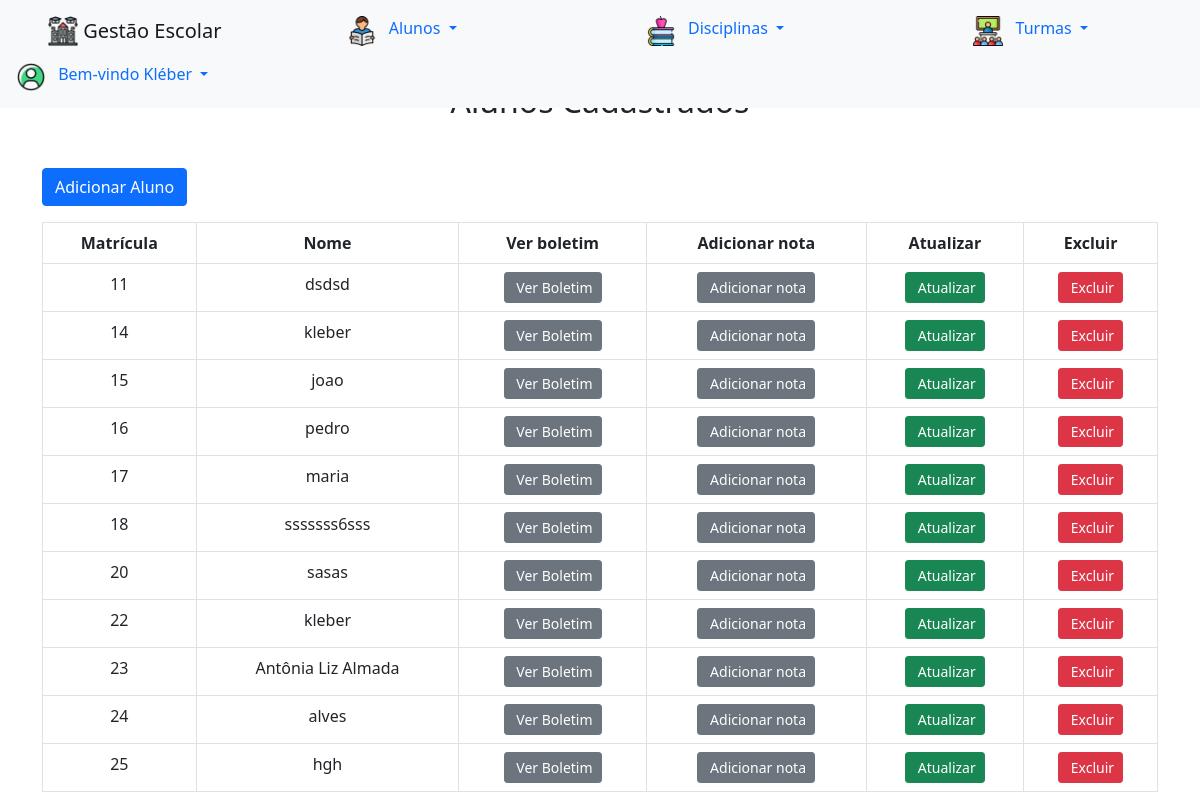
Screenshot of /alunos/alunos.php (signed in) with the database file from the repository.
### tables this page shows
CREATE TABLE IF NOT EXISTS `alunos` (
    `id` int(11) NOT NULL AUTO_INCREMENT,
    `nome` varchar(5000) DEFAULT NULL,
    `id_turma` int(11) DEFAULT NULL,
    PRIMARY KEY (`id`),
    KEY `turma_aluno` (`id_turma`),
    CONSTRAINT `turma_aluno` FOREIGN KEY (`id_turma`) REFERENCES `turmas` (`id`) ON DELETE NO ACTION ON UPDATE NO ACTION
    );

### db/database.php (called while the page is built, shortened)
<?php
function listarAlunos(){
    $conexao = conecta_bd();
    $query = $conexao->prepare("select * FROM alunos");
    $query->execute();
    $lista = $query->fetchAll(PDO::FETCH_ASSOC);
    return $lista;
}
?>

### alunos/alunos.php (the view, shortened to what this page needs)
<?php
require_once('../db/database.php');
?>
<!doctype html>
<html lang="pt-br">
<head>
    <link href="https://cdn.jsdelivr.net/npm/bootstrap@5.0.2/dist/css/bootstrap.min.css" rel="stylesheet">
</head>
<body>
    <?php
        include '../menu.php';
    ?>
    <h2 class="text-center h2 mt-3" style="padding-top: 66px;">Alunos Cadastrados</h2>
    <div class="container mt-5">
        <a href="/escola/alunos/cadastrar_aluno.php" class="mt-5">
            <button class="btn btn-primary" type="button">Adicionar Aluno</button>
        </a>
        <div class="table-responsive mt-3">
            <table class="table table-bordered" id="dataTable" width="100%" cellspacing="0">
                <thead>
                    <tr>
                        <th class="text-center">Matrícula</th>
                        <th class="text-center">Nome</th>
                        <th class="text-center" >Ver boletim</th>
                        <th class="text-center" >Adicionar nota</th>
                        <th class="text-center" data-orderable="false">Atualizar</th>
                        <th class="text-center" data-orderable="false">Excluir</th>
                    </tr>
                </thead>
                <tbody>
                    <?php
                    $alunos = listarAlunos();
                    foreach($alunos as $aluno):
                        ?>
                        <tr>
                            <td class="text-center"><?= $aluno['id'] ?></td>
                            <td class="text-center"><?= $aluno['nome'] ?></td>
                            <td class="text-center">
                                <a title="Ver Boletim" href="boletim_aluno.php?id=<?=$aluno['id']; ?>&nome=<?=$aluno['nome']; ?>"  class="btn btn-sm btn-secondary"><i class="fas fa-trash-alt">&nbsp;</i>Ver Boletim</a>
                            </td>
                            <td class="text-center">
                                <a title="Adicionar nota" href="adicionar_nota.php?id=<?=$aluno['id']; ?>&nome=<?=$aluno['nome']; ?>"  class="btn btn-sm btn-secondary"><i class="fas fa-trash-alt">&nbsp;</i>Adicionar nota</a>
                            </td>
                            <td class="text-center">
                                <a title="Atualizar" href="editar_aluno.php?id=<?=$aluno['id']; ?>" class="btn btn-sm btn-success"><i class="fas fa-edit">&nbsp;</i>Atualizar</a>
                            </td>
                            <td class="text-center">
                                <a title="Excluir" href="javascript(void)" data-toggle="modal" data-target="#excluir-<?=$aluno['id'];?>" class="btn btn-sm btn-danger"><i class="fas fa-trash-alt">&nbsp;</i>Excluir</a>
                            </td>
                        </tr>
                    <?php endforeach ?>
                </tbody>
            </table>
        </div>
    </div>
    <script src="https://cdn.jsdelivr.net/npm/bootstrap@4.0.0/dist/js/bootstrap.min.js"></script></body>
</html>

### rows the page displays
alunos: id "11", nome "dsdsd"
alunos: id "14", nome "kleber"
alunos: id "15", nome "joao"
alunos: id "16", nome "pedro"
alunos: id "17", nome "maria"
alunos: id "18", nome "sssssss6sss"
alunos: id "20", nome "sasas"
alunos: id "22", nome "kleber"
alunos: id "23", nome "Antônia Liz Almada"
alunos: id "24", nome "alves"
alunos: id "25", nome "hgh"

### other values shown
$_SESSION['usuario'] "Kléber"
